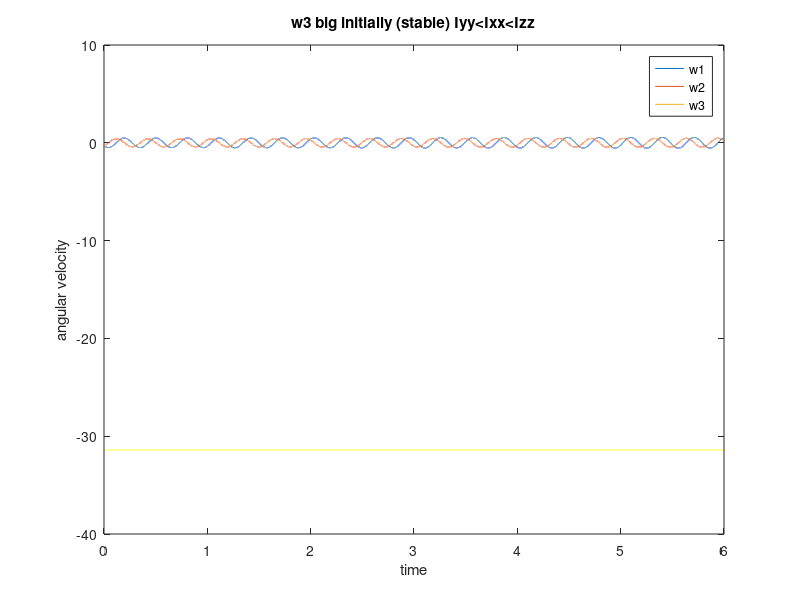
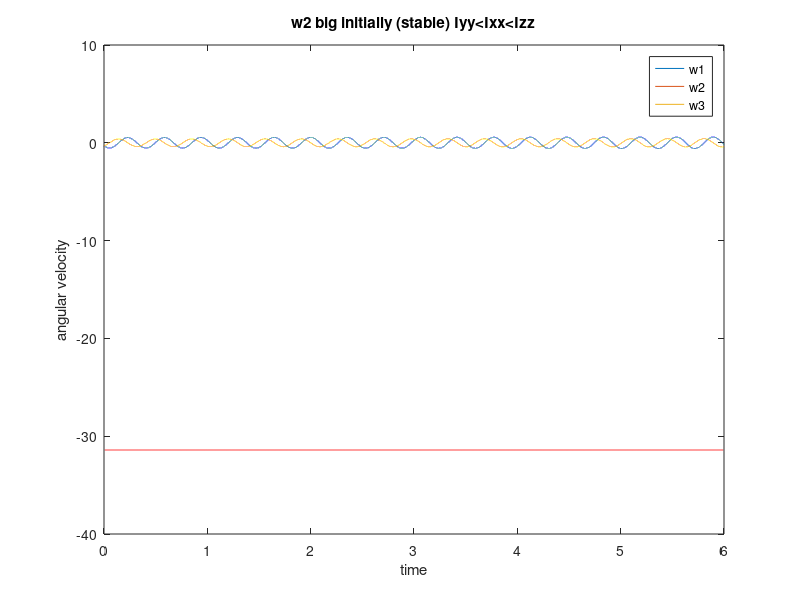
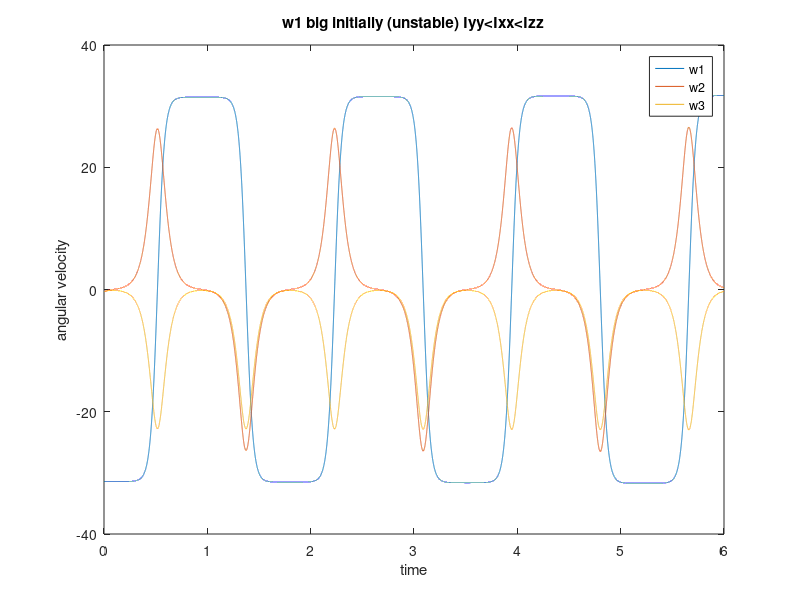

The MATLAB script that drew these images, in order: (Note: this script raises an error after producing the figures.)
clear all
close all
%==========================================================================
%Space T-bar example
%https://www.youtube.com/watch?v=1n-HMSCDYtM
%==========================================================================
%parameters
w_big = -5*2*pi; %5 hz clockwise about x-axis
w_small = .01*w_big;
R1 = .030; 
r = .015;
h = .150;
L = .075;
rho = 2700;
m1 = pi*R1^2*h*rho;
m2 = pi*r^2*L*rho;
CM = [m1/(m1+m2)*(R1+L/2)  0   0]';
I1 = [m1/12*(3*R1^2+h^2) 0                               0; ....
      0   m1/2*R1^2+m1*(m2/(m1+m2)*(R1+L/2))^2            0; ....
      0                 0     m1/12*(3*R1^2+h^2)+m1*(m2/(m1+m2)*(R1+L/2))^2];
I2 = [m2*r^2/2          0                               0;....
      0   m2/12*(3*r^2+L^2)+m2*(m1/(m1+m2)*(R1+L/2))^2   0;....
      0                 0     m2/12*(3*r^2+L^2)+m2*(m1/(m1+m2)*(R1+L/2))^2];      
I = I1 + I2;
Ixx = I(1,1);
Iyy = I(2,2);
Izz = I(3,3);
 %initialize time and angular velocity values
dt = .0001;
t=0:dt:6;
w1 = zeros(1,length(t));
w2 = zeros(1,length(t));
w3 = zeros(1,length(t));
%==========================================================================
%Case 1: w1 and w2 small w3 big initially (stable)
%==========================================================================
w1(1) = w_small;
w2(1) = w_small;
w3(1) = w_big;
for i=2:length(t)
    w1(i) = w1(i-1) +  1/Ixx*(Iyy-Izz)*w2(i-1)*w3(i-1)*dt;
    w2(i) = w2(i-1) +  1/Iyy*(Izz-Ixx)*w1(i-1)*w3(i-1)*dt;
    w3(i) = w3(i-1) +  1/Izz*(Ixx-Iyy)*w2(i-1)*w1(i-1)*dt;
end
figure('name','w3 big')
plot(t,w1,t,w2,t,w3)
legend('w1','w2','w3')
xlabel('time')
ylabel('angular velocity')
title('w3 big initially (stable) Iyy<Ixx<Izz')
%==========================================================================
%Case 2: w1 and w3 small w2 big initially (stable)
%==========================================================================
clear w1 w2 w3
w1 = zeros(1,length(t));
w2 = zeros(1,length(t));
w3 = zeros(1,length(t));
w1(1) = w_small; 
w2(1) = w_big;
w3(1) = w_small;
for i=2:length(t)
    w1(i) = w1(i-1) +  1/Ixx*(Iyy-Izz)*w2(i-1)*w3(i-1)*dt;
    w2(i) = w2(i-1) +  1/Iyy*(Izz-Ixx)*w1(i-1)*w3(i-1)*dt;
    w3(i) = w3(i-1) +  1/Izz*(Ixx-Iyy)*w2(i-1)*w1(i-1)*dt;
end
figure('name','w2 big')
plot(t,w1,t,w2,t,w3)
legend('w1','w2','w3')
xlabel('time')
ylabel('angular velocity')
title('w2 big initially (stable) Iyy<Ixx<Izz')
%==========================================================================
%Case 3: w2 and w3 small w1 big initially (unstable)
%==========================================================================
clear w1 w2 w3
w1 = zeros(1,length(t));
w2 = zeros(1,length(t));
w3 = zeros(1,length(t));
w1(1) = w_big;
w2(1) = w_small;
w3(1) = w_small;
for i=2:length(t)
    w1(i) = w1(i-1) +  1/Ixx*(Iyy-Izz)*w2(i-1)*w3(i-1)*dt;
    w2(i) = w2(i-1) +  1/Iyy*(Izz-Ixx)*w1(i-1)*w3(i-1)*dt;
    w3(i) = w3(i-1) +  1/Izz*(Ixx-Iyy)*w2(i-1)*w1(i-1)*dt;
end
figure('name','w1 big')
plot(t,w1,t,w2,t,w3)
legend('w1','w2','w3')
xlabel('time')
ylabel('angular velocity')
title('w1 big initially (unstable) Iyy<Ixx<Izz')
%==========================================================================
%PLOT MOTION FOR CASE 3
%==========================================================================
R = zeros(3,3,length(t));
R(:,:,1) = eye(3,3);
w = zeros(3,1,length(t));
w(1,1,:) = w1;
w(2,1,:) = w2;
w(3,1,:) = w3;
%--find euler parameter rates from angular velocity and then find rotation
%matrix from global to body fixed
eulParams = zeros(4,1,length(t));
eulParams(:,:,1) = [1 0 0 0]'; %global and fixed coordinates align at first
eulRates = zeros(4,1,length(t));
%we do rotation evolution with Euler Parameters, see "Analytical Dynamics,"
%by Baruh 1999 Section 7.7.
for i =2:length(t) 
    eulRates(:,:,i) = getEulRates(eulParams(:,:,i-1),w(:,:,i-1));
    eulParams(:,:,i) = eulParams(:,:,i-1) + dt*eulRates(:,:,i);
    R(:,:,i) = getRfromEulParams(eulParams(:,:,i));
end
%--now we create four points for the T-bar to draw lines
%body 1
body1(1:3,1) = [R1/2 0 h/2]'-CM;   %pt1
body1(1:3,2) = [R1/2 0 -h/2]'-CM;  %pt2
%body 2
body2(1:3,1) = [R1/2 0 0]'-CM;     %pt3
body2(1:3,2) = [L+R1/2 0 0]'-CM;   %pt4
%--now lets make movie
timeStep = 0.01; %seconds
stepSize = floor(timeStep/dt);
n=0;
figure
for i =1:stepSize:length(t) 
    newplot
    n = n+1;
    %map body fixed coordinates to lab coordinates
    body1_temp(1:3,1) = transpose(R(:,:,i))*body1(1:3,1);
    body1_temp(1:3,2) = transpose(R(:,:,i))*body1(1:3,2);
    body2_temp(1:3,1) = transpose(R(:,:,i))*body2(1:3,1);
    body2_temp(1:3,2) = transpose(R(:,:,i))*body2(1:3,2);
    %long bar points to draw lines
    x0 = [body1_temp(1,1) body1_temp(1,2)];
    y0 = [body1_temp(2,1) body1_temp(2,2)];
    z0 = [body1_temp(3,1) body1_temp(3,2)];
    %short bar points to draw lines
    x1 = [body2_temp(1,1) body2_temp(1,2)];
    y1 = [body2_temp(2,1) body2_temp(2,2)];
    z1 = [body2_temp(3,1) body2_temp(3,2)];
    %no plot lines
    line(x0,y0,z0);
    view(3)
    axis([-2*h 2*h -2*h 2*h -2*h 2*h])
    grid
    line(x1,y1,z1);
    %save plots
    F(n) = getframe(gcf);
end
%save plots (in F structure) to movie
v = VideoWriter('myMovie.avi')
open(v)
writeVideo(v,F)
close(v)